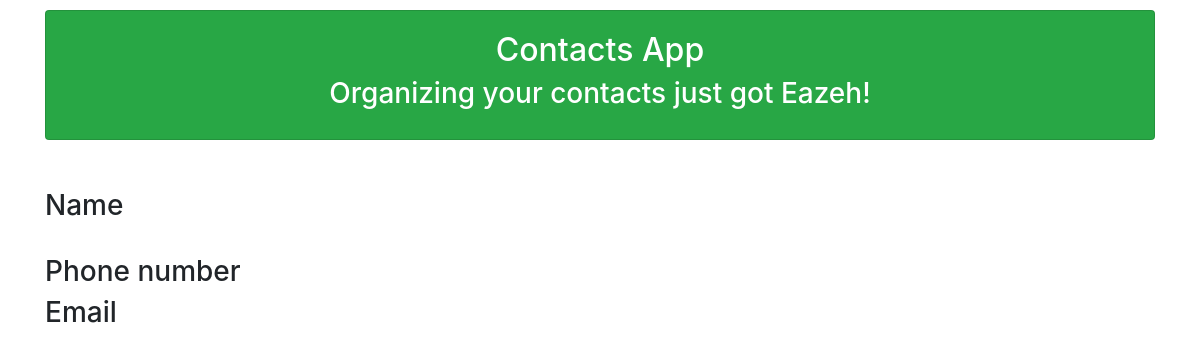
Page /show/3 on the earlier database version.
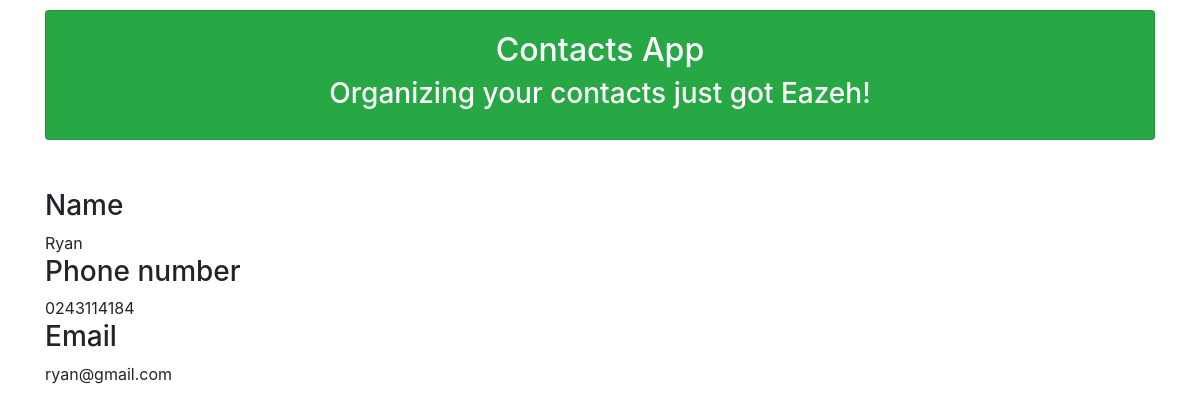
Same page on the later database version.
### contacts/models/contact_model.py (models this page shows)
class Contact(models.Model):
    phone_number = models.CharField(max_length=15, null=False)
    name = models.CharField(max_length=100, null=True)
    email = models.EmailField(null=True)
    created_at = models.DateTimeField(auto_now_add=timezone.now())
    updated_at = models.DateTimeField(auto_now=timezone.now())
    is_deleted = models.BooleanField(default=False)

### contacts/views/contact_views.py (the view)
def get_contact(request, contact_id):
    contact = Contact.objects.filter(pk=contact_id).first()
    context = {
        'contact': contact
    }
    return render(request=request, template_name='contacts/contact-detail.html', context=context)

### contacts/templates/contacts/contact-detail.html
{% extends 'contacts/base.html' %}
{% block content %}
 <h3>Name</h3>
 {{ contact.name }} <br/>
 <h3>Phone number</h3>
 {{ contact.phone_number }}
 <h3>Email</h3>
 {{ contact.email }}
{% endblock content %}

Differences in the rows shown:
added Contact: name "Ryan", phone_number "0243114184", email "ryan@gmail.com"
